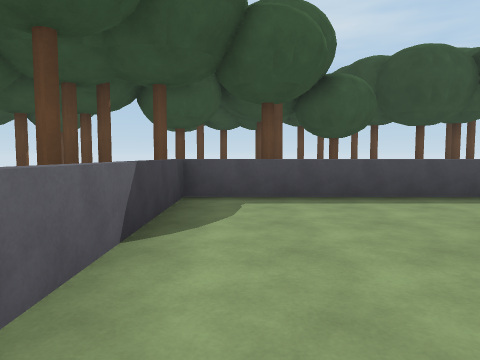
view 1 (above)

13 first-person views from a walk through a Unity game level. The camera is 1.3 m above the floor, tilts 4° down and sees 70° across. The floor is counted in squares, 2 m on a side. Each view is taken from the middle of a square. On the plan, view 1 faces up. The plan holds only what a view shows up to about 10 squares ahead; the rest is blank. The place goes on beyond the plan.

view 2
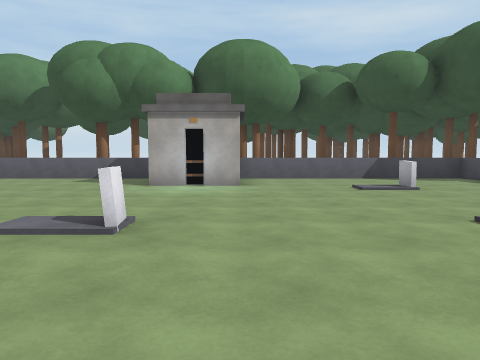

view 3
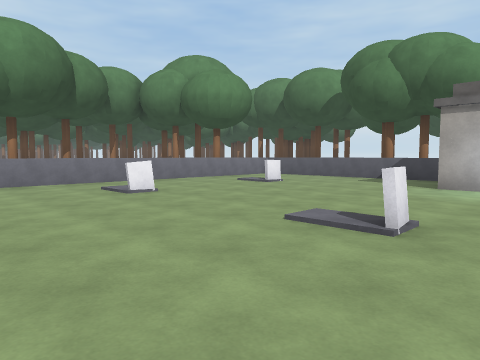

view 4
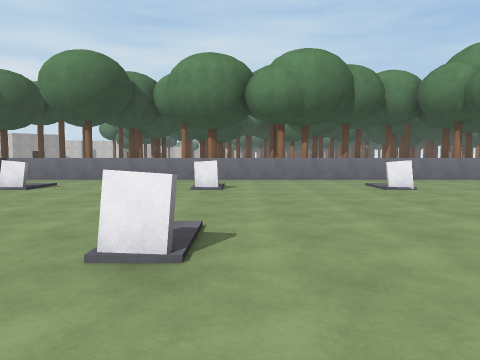

view 5
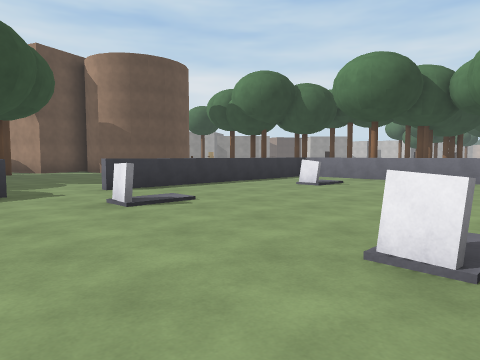

view 6
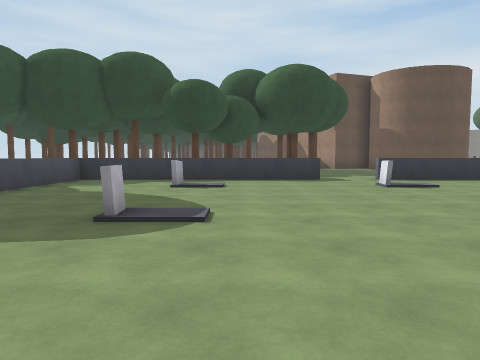

view 7
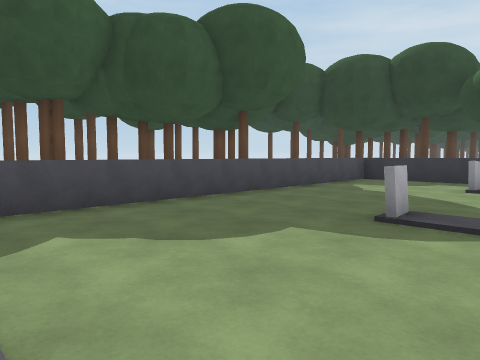

view 8
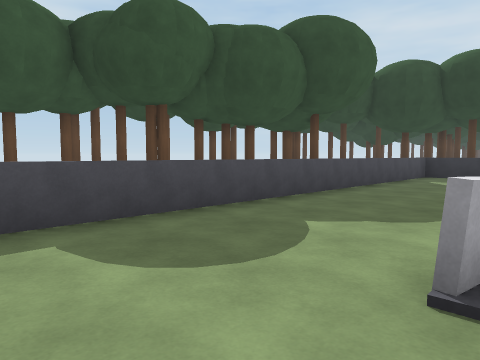

view 9
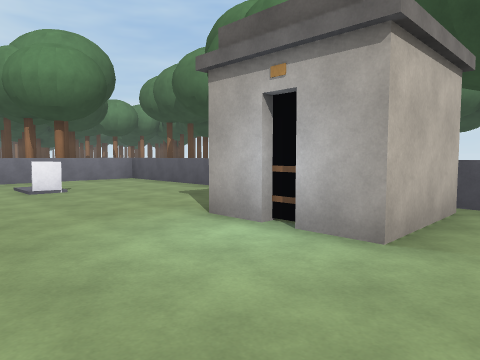

view 10
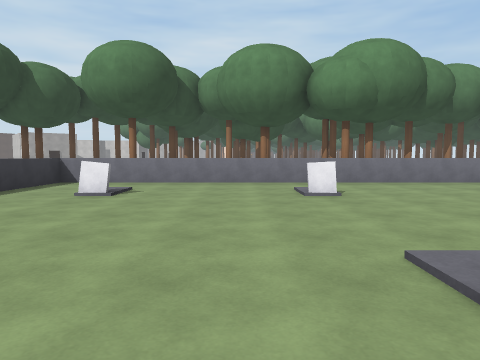

view 11
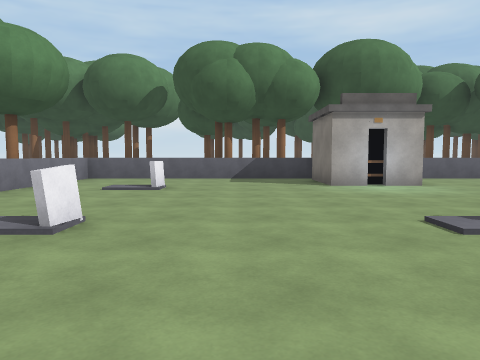

view 12
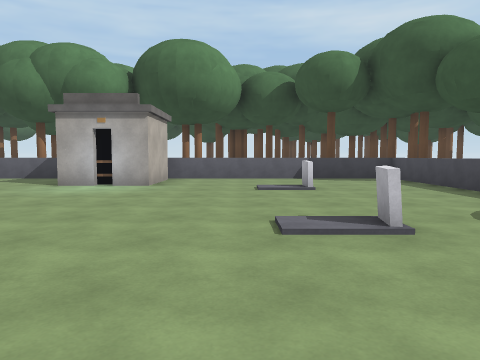

view 13
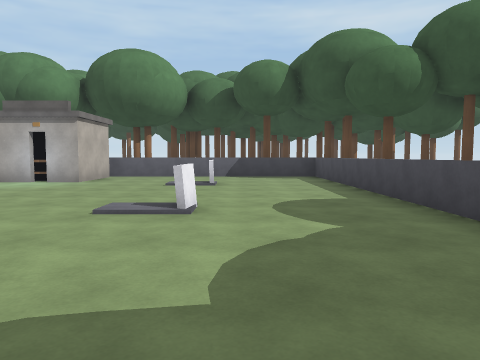

### Floor plan
Key: @ floor where view 1 was taken; # wall or solid block; . floor; = window, fence, low wall or low ledge; O other object.
Columns run from 1 left of view 1 to 19 right of it. Each row starts with its distance up from view 1.
 11        OO
 10            O
  9            OO
  8
  7  #O
  6 #===============
  5 =...............=
  4 =...............=
  3 =...............=
  2 =..=...#...=..=.=
  1 =...............=
  0 =@..............=
 -1 #OO.............#.
 -2 # O....#...#..=......
 -3 #OO.............#....
 -4 =...............=  ..
 -5 =...............=
 -6 =...............=
 -7 =..#...#...=..=.=
 -8 =...............=
 -9 =================
-10   O

Positions as (right, up) in squares from view 1, and headings:
1: (0, 0), facing up
2: (9, -1), facing left
3: (9, -1), facing down-left
4: (9, 0), facing down
5: (9, 0), facing down-right
6: (6, 1), facing right
7: (6, 1), facing up-right
8: (4, 2), facing up-right
9: (4, 0), facing down-left
10: (11, -1), facing down
11: (9, -5), facing left
12: (9, 1), facing left
13: (10, 3), facing left
